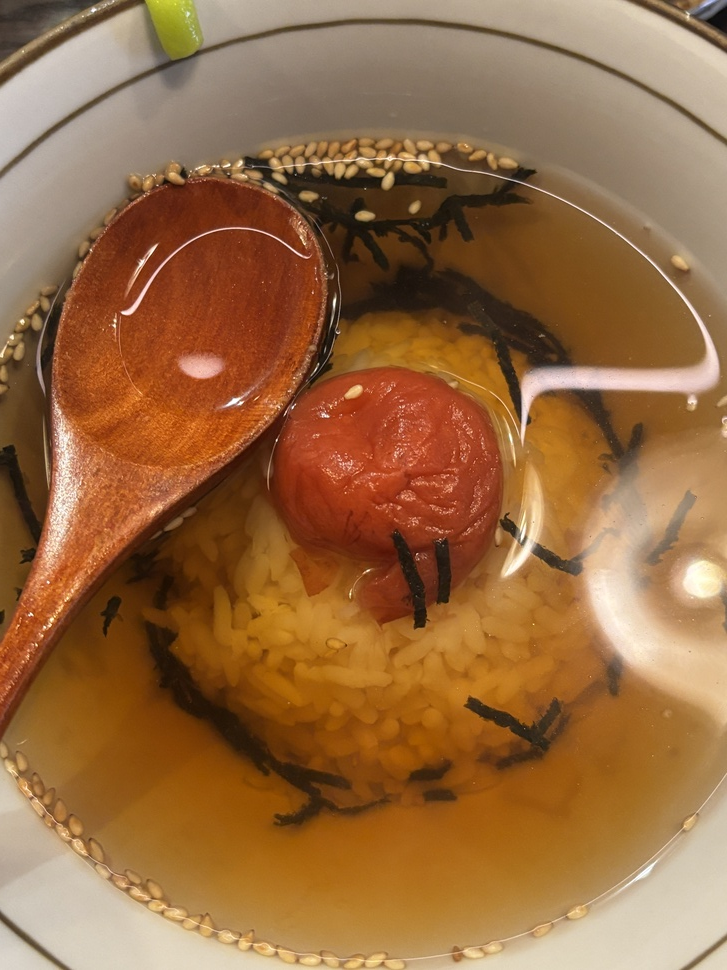
#> input picture Week3/W3_Experiment/test1.jpg, 727 x 970 px, shrunk from 4284 x 5712 before the run, found by its file name
$ python T3.py
#> lines starting #> are read from the running program, lines starting #| are printed output that depends on the picture
import cv2 as cv
from matplotlib import pyplot as plt

# 1. 读取原图并转换为灰度图
image = cv.imread("/Users/feng/Desktop/计算机视觉/Week3/W3_Experiment/test1.jpg")
#> image is the input picture: shape (970, 727, 3); mean B, G, R 65.7, 106.5, 151.2
gray = cv.imread("/Users/feng/Desktop/计算机视觉/Week3/W3_Experiment/test1.jpg", 0)
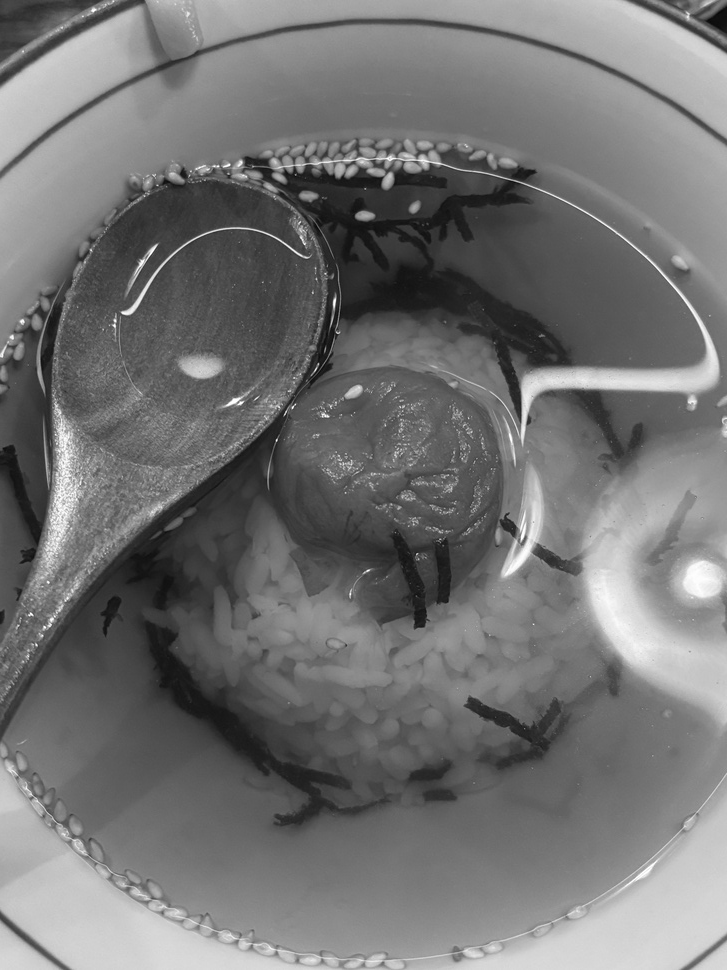
#> gray: shape (970, 727); min 8, max 255, mean 115.2

# 2. 直方图均衡化
equalized = cv.equalizeHist(gray)
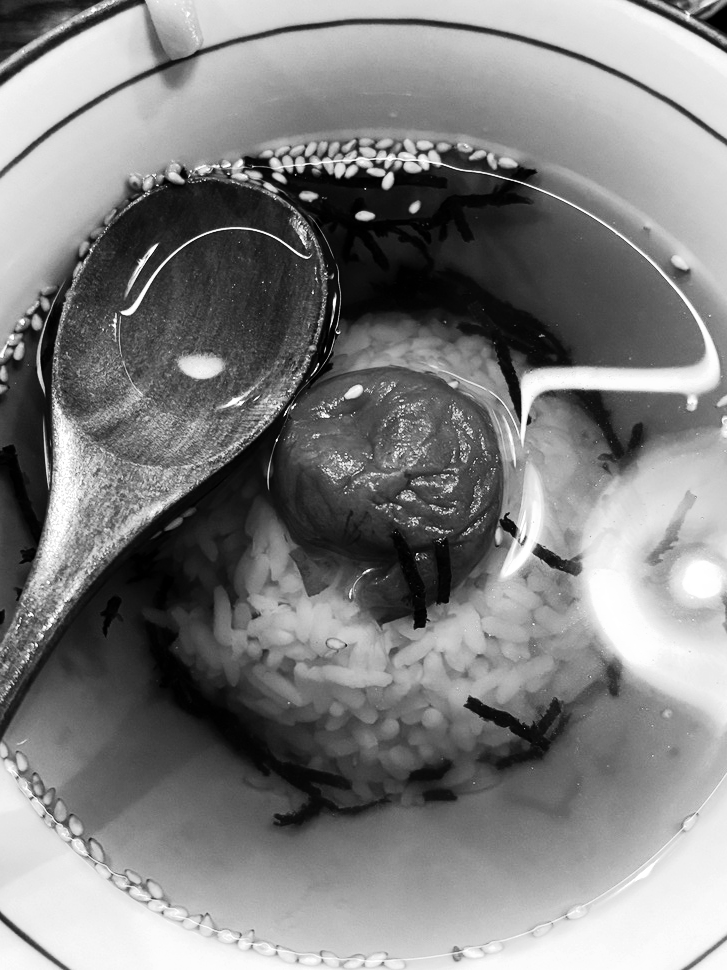
#> equalized: shape (970, 727); min 0, max 255, mean 128.3

# 3. 显示图像对比
cv.imshow("Original Gray", gray)
cv.waitKey(0)
cv.destroyAllWindows()
cv.imshow("Equalized Gray", equalized)
cv.waitKey(0)
cv.destroyAllWindows()

# 4. 显示直方图对比（用 matplotlib）
plt.figure(figsize=(8, 4))
plt.plot(cv.calcHist([gray], [0], None, [256], [0, 256]), color='blue', label='Original')
plt.plot(cv.calcHist([equalized], [0], None, [256], [0, 256]), color='red', label='Equalized')

plt.title('Gray Histogram Comparison')
plt.xlabel('Pixel Value')
plt.ylabel('Frequency')
plt.legend()
plt.xlim([0, 256])
plt.grid(True)
plt.tight_layout()
plt.show()
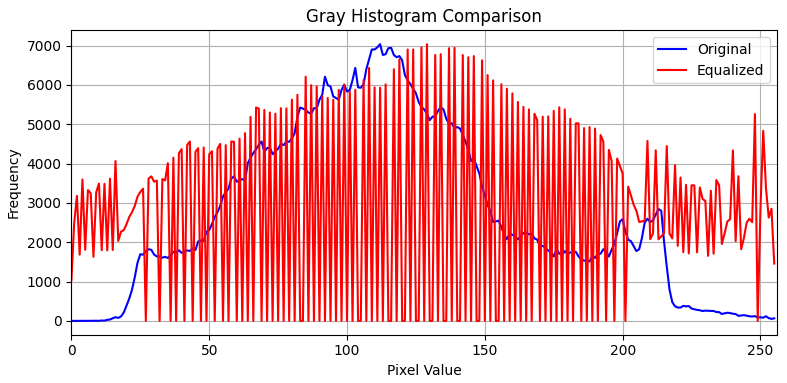
#> figure drawn by matplotlib, 1 panel; curve peaks at x = 112, y = 7034; curve peaks at x = 129, y = 7034

$ run again, with Week3/W3_Experiment/home_color.jpg copied over Week3/W3_Experiment/test1.jpg
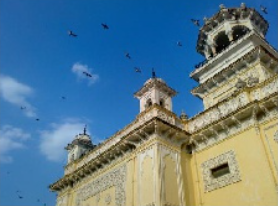
#> input picture Week3/W3_Experiment/home_color.jpg, 278 x 206 px, found by its file name
#> image is the input picture: shape (206, 278, 3); mean B, G, R 141, 124.4, 92.7
#> `equalized = cv.equalizeHist(gray)`:
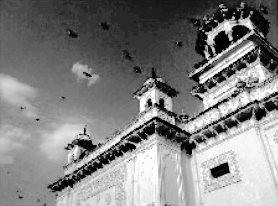
#> equalized: shape (206, 278); min 0, max 255, mean 129
#> `plt.show()`:
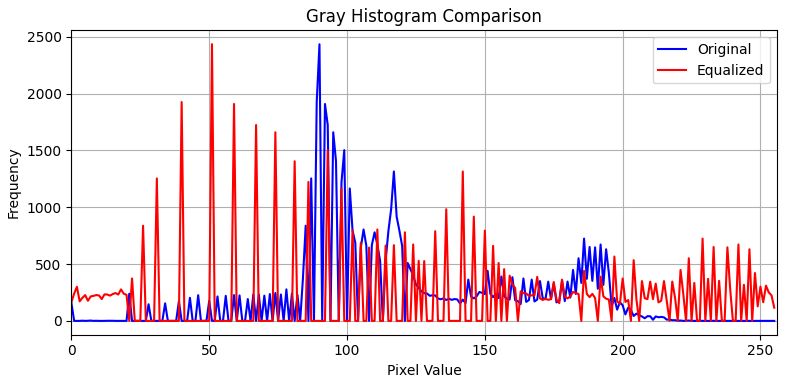
#> figure drawn by matplotlib, 1 panel; curve peaks at x = 90, y = 2433; curve peaks at x = 51, y = 2434
